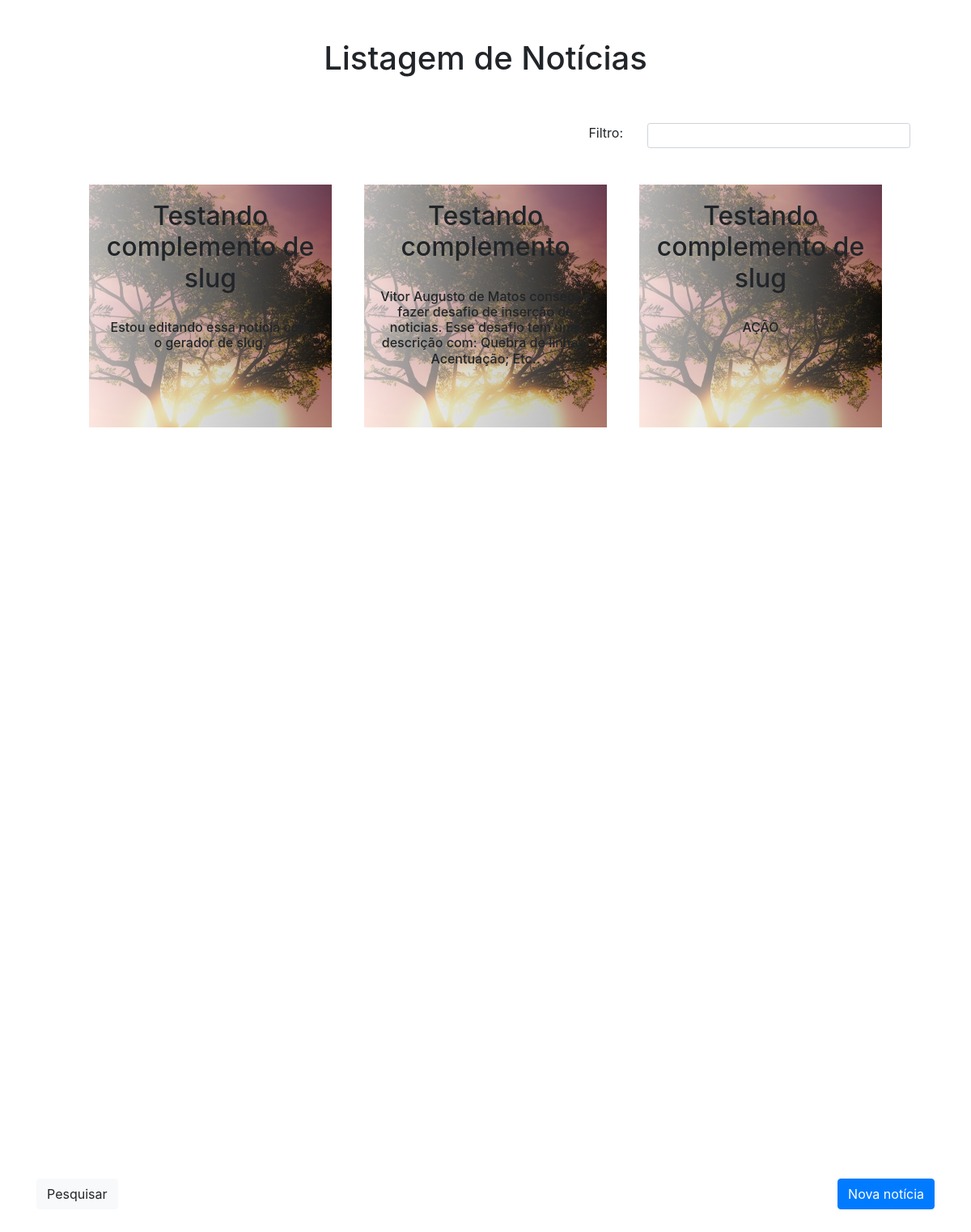
The app's page /feed.php, older data.
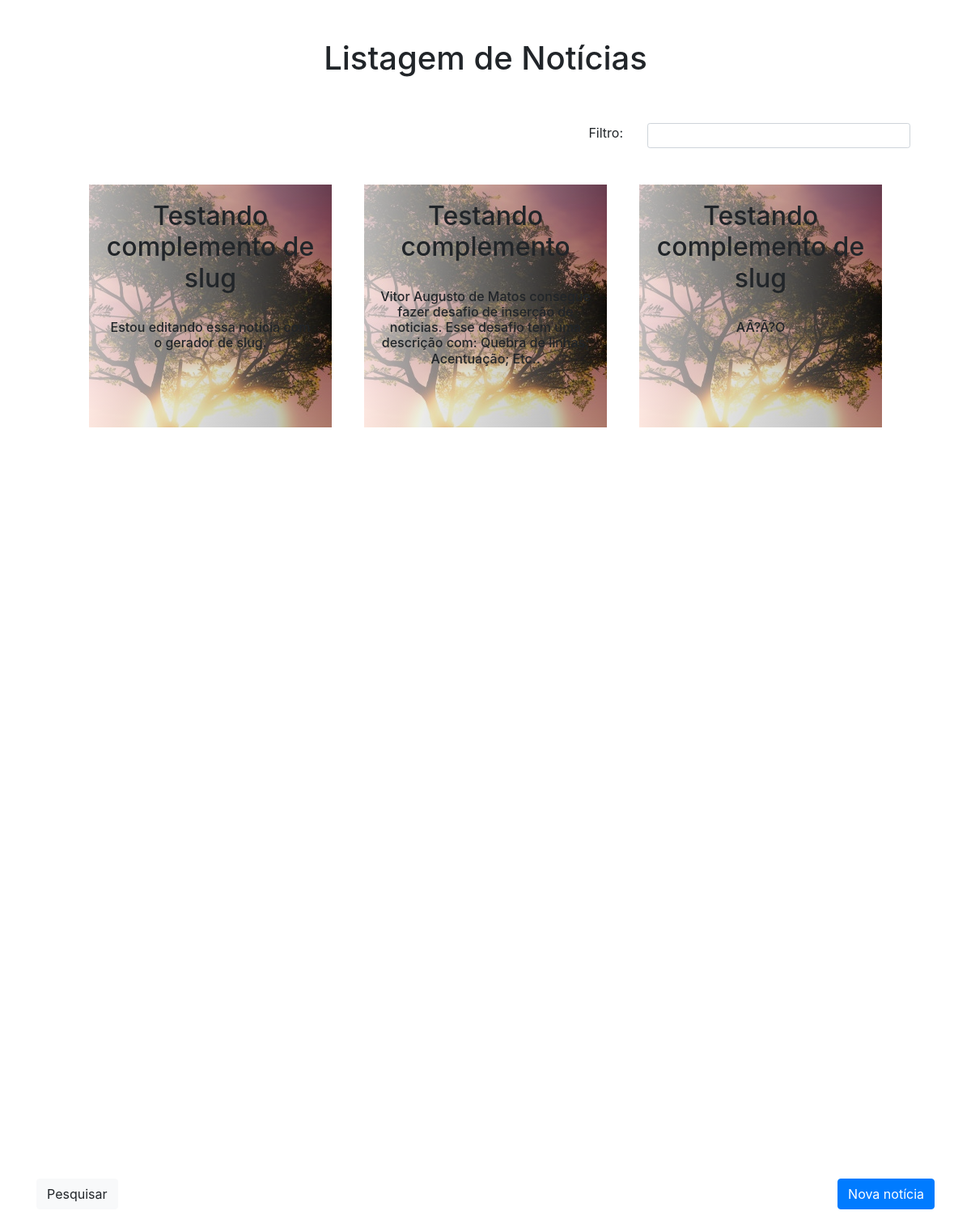
The same page, newer data.
### tables this page shows
CREATE TABLE IF NOT EXISTS `noticia` (
  `id` int(11) NOT NULL AUTO_INCREMENT,
  `titulo` varchar(255) DEFAULT NULL,
  `descricao` longtext,
  `slug` varchar(255) DEFAULT NULL,
  `complemento` int(11) DEFAULT NULL,
  PRIMARY KEY (`id`)
);

### functions.php (the view, shortened to what this page needs)
<?php
$conexao = mysqli_connect('localhost','root','', 'crud_sem_lacos');
function get_conexao() {
    global $conexao;
    return $conexao;
}
function db_select($comando, $array=array(), $cabecalho=false) {
    $comando = !empty($array) ? sf($comando, $array) : $comando;
    $resultado = mysqli_query(get_conexao(), $comando);
    $lista = array();
    $saida = $lista;
    array_walk_recursive($saida, function(&$item){
        $item = utf8_encode($item);
    });
    return $saida;
}
function get_cabecalho(&$tabela) {
    $cabecalho = array_shift($tabela);
    $array_cabecalho = array(count($cabecalho), $cabecalho);
    return $array_cabecalho;
}
function sf($string, $array) {
    array_walk($array, function ($valor, $chave) use (&$string){
        $string = str_replace(":".$chave, $valor, $string);
    });
    return $string;
}
function monta_feed($campos,$tabela, $configs=array()) {
    $keys_campos = array_keys($campos);
    $chaves = array();
    array_walk($tabela, function($valorPai, $chavePai) use ($keys_campos, &$tabela, &$chaves, $configs){
        array_walk($valorPai, function($valor, $chave) use ($keys_campos, &$tabela, $chavePai, &$chaves, $configs){
            if($chave == $configs['chave']){
                $chaves[] = $valor;
            }
            if (!in_array($chave, $keys_campos)) {
                unset($tabela[$chavePai][$chave]);
            }
        });
    });
    array_unshift($tabela, $campos);
    echo '<div style="width:100%; min-height:1200px; display:flex; flex-direction:row; justify-content:center; flex-wrap:wrap;">';
    $cabecalho = get_cabecalho($tabela);
    if (empty(feed_corpo($tabela, $configs, $chaves))) {
        echo '<h1 class="text-center"> Nenhum registro encontrado. <h1>';
    }
    echo '</div>';
}
function feed_corpo($tabela, $configs, &$chaves=array()){
    $saida = array_map(function ($linha) use ($configs, &$chaves) {
        $valor = array_shift($chaves);
        $cartao = '
            <div class="out-cartao"
            style="
                height:'.$configs['cartao_altura'].';
                width:'.$configs['cartao_largura'].';
                margin:20px;
            "
            onclick="window.location.href = \'detalhes.php?codigo='.$valor.'\'"
            >
            <div class="red cartao text-center" style="
                background-image: linear-gradient(to right, rgba(255,255,255,.7) , rgba(0,0,0,.3)), url(/imagem.jpg);
                height:'.$configs['cartao_altura'].';
                width:'.$configs['cartao_largura'].';
                padding:20px;
            ">
        ';
        $cartao .= "<h2 style='font-size:{$configs['cartao_titulo_tamanho']}'>{$linha[$configs['cartao_titulo']]}</h2>";
        $cartao .= '<br clear="both">';
        $cartao .= "<h3 style='font-size:{$configs['cartao_descricao_tamanho']}'>{$linha[$configs['cartao_descricao']]}</h3>";
        $cartao .= '</div>';
        $cartao .= '</div>';
        echo $cartao;
        return $cartao;
    }, $tabela);
    return !empty($saida);
}

### feed.php (shortened to what this page needs)
<?php
require_once('functions.php');
$condicao = array(
    '1=1'
);
$condicao = join(" AND ", $condicao);
$consulta = '
    SELECT
        n.*,
        IF(CONCAT(n.slug,"-",n.complemento) IS NOT NULL, CONCAT(n.slug,"-",n.complemento), n.slug) slug
    FROM
        noticia n
    WHERE
        :condicao
';
$noticias = db_select($consulta, array(
    'condicao' => $condicao
));
?>
<!DOCTYPE html>
<html lang="pt-br">
    <head>
        <link rel="stylesheet" href="bootstrap/dist/css/bootstrap.min.css" />
    </head>
    <body>
        <div class="container">
            <br clear="both">
            <br clear="both">
            <div class="row div-titulo">
                <h1>Listagem de Notícias</h1>
            </div>
            <br clear="both">
            <br clear="both">
            <form class="offset-md-4 col-md-8">
                <div class="clearfix filtro">
                    <label for="pesquisa" class="col-md-2">Filtro:</label>
                    <div class="col-md-6 float-right">
                        <input type="text" id="pesquisa" name="pesquisa" onkeyup="noticia.pesquisa(this.value);" class="form-control form-control-sm">
                    </div>
                </div>
            </form>
            <br clear="both">
            <div class="div-tabela">
                <?php
                monta_feed(array(
                    'titulo' => 'Título',
                    'descricao' => 'Descrição',
                    'slug' => 'Slug'
                ), $noticias,array(
                    'title' => "Título: :titulo \n\nDescrição: :descricao",
                    'chave' => 'id',
                    'cartao_largura' => '300px',
                    'cartao_altura' => '300px',
                    'cartao_titulo' => 'titulo',
                    'cartao_titulo_tamanho' => '2em',
                    'cartao_descricao' => 'descricao',
                    'cartao_descricao_tamanho' => '1em',
                )); ?>
            </div>
            <br clear="both">
            <br clear="both">
            <div class="clearfix">
                <a href="/pesquisa.php" class="btn btn-light float-left">
                    Pesquisar
                </a>
                <a href="/cadastro.php" class="btn btn-primary float-right">
                    Nova notícia
                </a>
            </div>
            <br clear="both">
            <br clear="both">
        </div>
    </body>
</html>

### feed.php (style rules this page uses)
.div-tabela { display: flex; flex-wrap: wrap; justify-content: center; }
.div-titulo { display: flex; flex-wrap: wrap; justify-content: center; }
.filtro { text-align:right; }
.cartao { background-color: red; }

### functions.php (style rules this page uses)
.cartao { transition:0.3s ease-in; }
.out-cartao { overflow:hidden; }

Row changes from the older to the newer data that the page shows:
changed noticia (number 3 of 3 on the later page): descricao "AÇÃO" → "AÃ?Ã?O"
